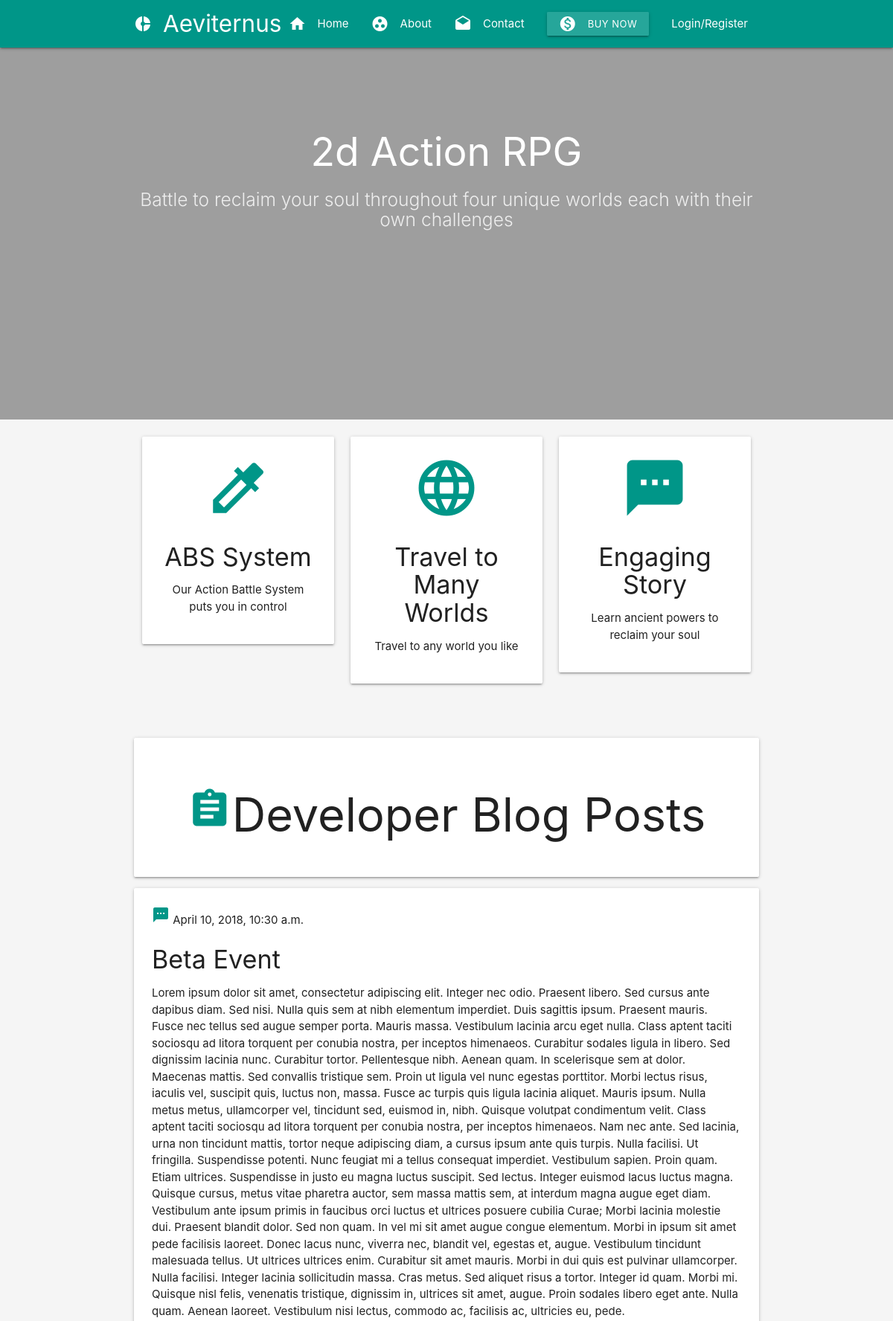
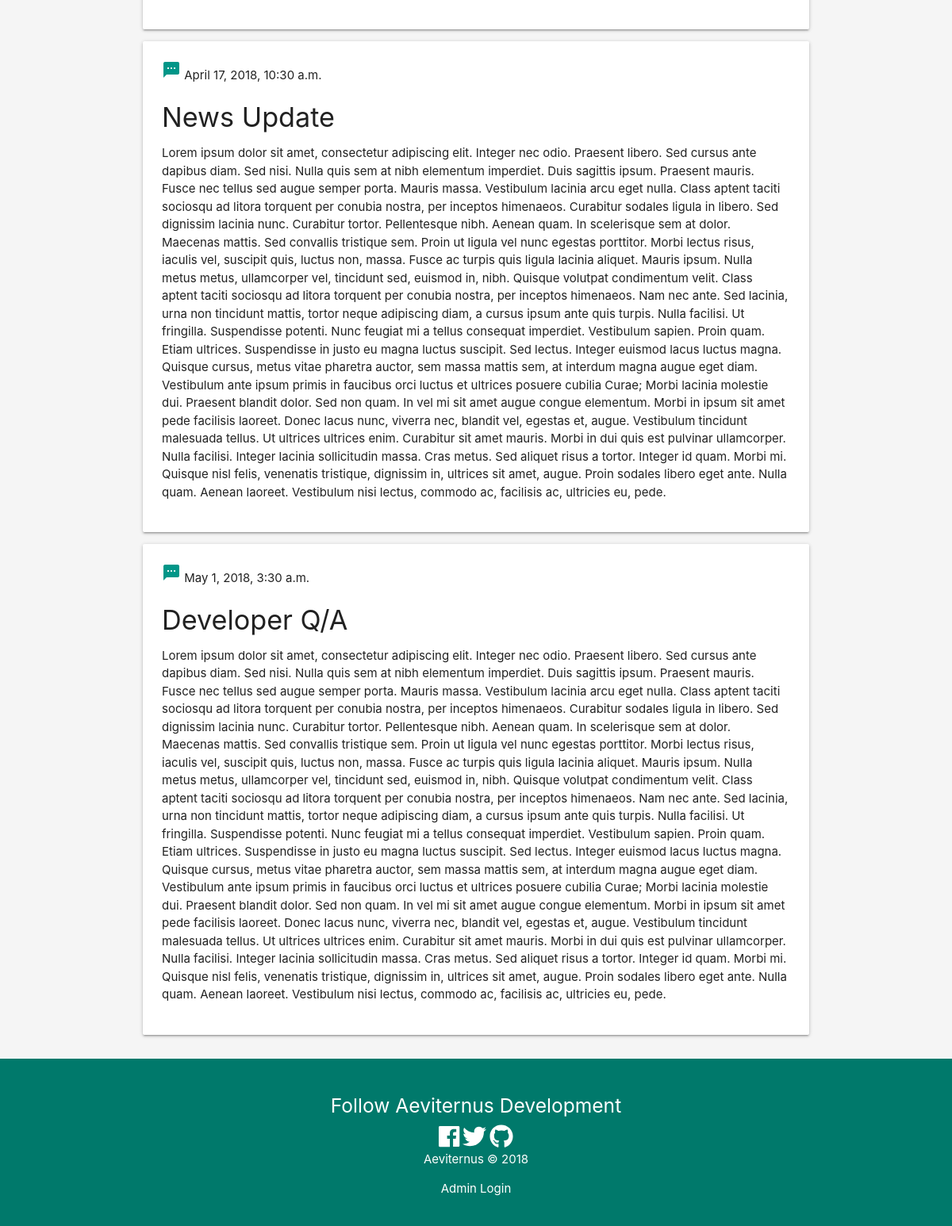
The page / on the database its author committed (2 pictures, top to bottom).
### home/models.py (models this page shows, shortened)
class Post(models.Model):
    author = models.ForeignKey('auth.User', on_delete=models.CASCADE)
    title = models.CharField(max_length=200)
    text = models.TextField()
    created_date = models.DateTimeField(
            default=timezone.now)
    published_date = models.DateTimeField(
            blank=True, null=True)

### home/views.py (the view)
# urls.py: path(r'', views.home),
def home(request):
    posts = Post.objects.filter(published_date__lte=timezone.now()).order_by('published_date')
    return render(request, 'home/home.html', {'posts': posts})

### home/templates/home/home.html (shortened to what this page needs)
{% extends 'base.html' %}
{% block head %}
{% load static %}
{% endblock %}
{% block body %}
<section class="slider ">
  <ul class="slides">
    <li>
       <img class = "responsive-img" src="{% static 'home/img/hero.png' %}">
      <div class="caption center-align">
        <h2>2d Action RPG</h2>
        <h5 class="light grey-text text-lighten-3 hide-on-small-only">Battle to reclaim your soul throughout four unique worlds each with their own challenges</h5>
      </div>
    </li>
  </ul>
</section>
<section class="section section-icons grey lighten-4 center">
  <div class="container">
    <div class="row">
      <div class="col s12 m4">
        <div class="card-panel hoverable">
          <i class="material-icons large teal-text">colorize</i>
          <h4>ABS System</h4>
          <p>Our Action Battle System puts you in control</p>
        </div>
      </div>
      <div class="col s12 m4">
        <div class="card-panel hoverable">
          <i class="material-icons large teal-text">language</i>
          <h4>Travel to Many Worlds</h4>
          <p>Travel to any world you like</p>
        </div>
      </div>
      <div class="col s12 m4">
        <div class="card-panel hoverable">
          <i class="material-icons large teal-text">textsms</i>
          <h4>Engaging Story</h4>
          <p>Learn ancient powers to reclaim your soul</p>
        </div>
      </div>
    </div>
  </div>
</section>
<section class="section section-icons grey lighten-4">
  <div class="container">
        <div class="card-panel hoverable">
      <h1 class="center"><i class="material-icons medium teal-text">assignment</i>Developer Blog Posts</h1>
    </div>
    {% for post in posts %}
    <div class="col s12 m4">
      <div class="card-panel hoverable">
        <i class="material-icons  teal-text">textsms</i>
        {{ post.published_date }}
        <h4>{{ post.title }}</h4>
        <p>{{ post.text }}</p>
      </div>
    </div>
  {% endfor %}
    </div>
  </section>
{% endblock %}

### rows shown on the page
Post: published_date "April 10, 2018, 10:30 a.m.", title "Beta Event", text "Lorem ipsum dolor sit amet, consectetur adipiscing elit. Integer nec odio. Praesent libero. Sed cursus ante dapibus diam. Sed nisi. Nulla quis sem at nibh elementum imperdiet. Duis sagittis ipsum. Praesent mauris. Fusce nec tellus sed augue semper porta. Mauris massa. Vestibulum lacinia arcu eget nulla. Class aptent taciti sociosqu ad litora torquent per conubia nostra, per inceptos himenaeos. Curabitur sodales ligula in libero. Sed dignissim lacinia nunc. Curabitur tortor. Pellentesque nibh. Aenean quam. In scelerisque sem at dolor. Maecenas mattis. Sed convallis tristique sem. Proin ut ligula vel nunc egestas porttitor. Morbi lectus risus, iaculis vel, suscipit quis, luctus non, massa.…"
Post: published_date "April 17, 2018, 10:30 a.m.", title "News Update", text "Lorem ipsum dolor sit amet, consectetur adipiscing elit. Integer nec odio. Praesent libero. Sed cursus ante dapibus diam. Sed nisi. Nulla quis sem at nibh elementum imperdiet. Duis sagittis ipsum. Praesent mauris. Fusce nec tellus sed augue semper porta. Mauris massa. Vestibulum lacinia arcu eget nulla. Class aptent taciti sociosqu ad litora torquent per conubia nostra, per inceptos himenaeos. Curabitur sodales ligula in libero. Sed dignissim lacinia nunc. Curabitur tortor. Pellentesque nibh. Aenean quam. In scelerisque sem at dolor. Maecenas mattis. Sed convallis tristique sem. Proin ut ligula vel nunc egestas porttitor. Morbi lectus risus, iaculis vel, suscipit quis, luctus non, massa.…"
Post: published_date "May 1, 2018, 3:30 a.m.", title "Developer Q/A", text "Lorem ipsum dolor sit amet, consectetur adipiscing elit. Integer nec odio. Praesent libero. Sed cursus ante dapibus diam. Sed nisi. Nulla quis sem at nibh elementum imperdiet. Duis sagittis ipsum. Praesent mauris. Fusce nec tellus sed augue semper porta. Mauris massa. Vestibulum lacinia arcu eget nulla. Class aptent taciti sociosqu ad litora torquent per conubia nostra, per inceptos himenaeos. Curabitur sodales ligula in libero. Sed dignissim lacinia nunc. Curabitur tortor. Pellentesque nibh. Aenean quam. In scelerisque sem at dolor. Maecenas mattis. Sed convallis tristique sem. Proin ut ligula vel nunc egestas porttitor. Morbi lectus risus, iaculis vel, suscipit quis, luctus non, massa.…"
